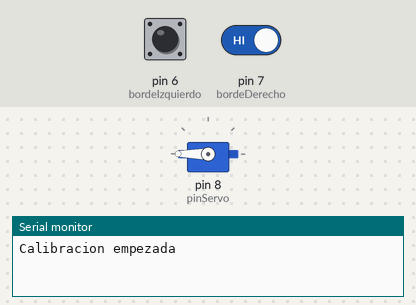
The sketch below on a simulated Arduino Uno, built with avr-gcc and run on an emulated ATmega328P. On the bench: servo, the last lines printed to the serial monitor. The inputs (shaded band) are chosen by the test bench; at power-on: pin 6 (bordeIzquierdo) HIGH, pin 7 (bordeDerecho) HIGH.

Above: at 0.8 s.
0.9 s: pin 6 (bordeIzquierdo) pulled LOW for 0.15 s
At 2.5 s:
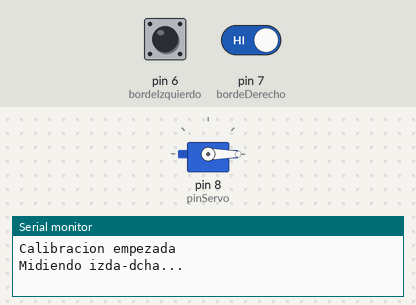
3.4 s: pin 7 (bordeDerecho) driven LOW
At 3.9 s:
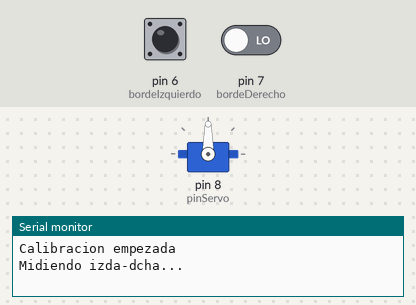
5.9 s: pin 6 (bordeIzquierdo) pulled LOW for 1 s
At 7.0 s:
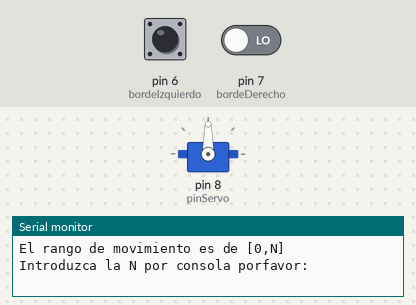
Timing chart, 0 to 8.9 s (numbered marks = the images above; inputs shaded):
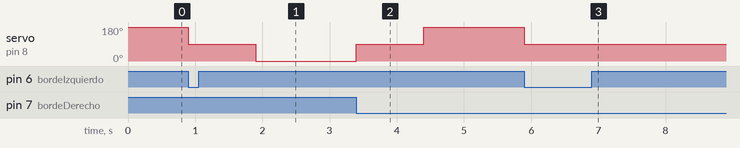

The sketch:

actuador_lineal_7.ino
```cpp
//Aitor Gómez Ogueta UO294066
//Diego García González UO294255
//Ejercicio actuador lineal 7.

#include <Servo.h>

const int pinServo = 8;
Servo servo;

const int bordeIzquierdo = 6;
const int bordeDerecho = 7;

unsigned long tiempoRecorridoDerecha;
unsigned long tiempoRecorridoIzquierda;
int posicionesTotales = 0;
int posicionActual = 0;

void setup() {
  Serial.begin(9600);
  servo.attach(pinServo);
  pinMode(bordeIzquierdo, INPUT_PULLUP);
  pinMode(bordeDerecho, INPUT_PULLUP);
  iniciarCalibracion();
  pedirN();
}

void loop() {
   Serial.println("Introduce una/s coordenada/s con el formato 'coordenada,tiempo;'");
    while (Serial.available() == 0) {}

    String input = Serial.readStringUntil('\n');
    Serial.print("Valor introducido: ");
    Serial.println(input);

    int startIndex = 0;
    int separatorIndex;

    while ((separatorIndex = input.indexOf(';', startIndex)) != -1) {
        String pair = input.substring(startIndex, separatorIndex);
        int commaIndex = pair.indexOf(',');

        if (commaIndex != -1) {
            String firstValue = pair.substring(0, commaIndex);
            String secondValue = pair.substring(commaIndex + 1);
            if(firstValue.toInt()!=0 && secondValue.toInt() !=0){
              moverA(firstValue.toDouble());
              delay(secondValue.toDouble());
            }
        }

        startIndex = separatorIndex + 1;
    }

    delay(1000);
}

void iniciarCalibracion() {
  Serial.println("Calibracion empezada");
  while (digitalRead(bordeIzquierdo) == HIGH) {
    servo.write(180);
  }
  servo.write(90);
  delay(1000);
  Serial.println("Midiendo izda-dcha...");
  unsigned long tiempoInicio = millis();

  while (digitalRead(bordeDerecho) == HIGH) {
    servo.write(0);
  }
  servo.write(90);
  tiempoRecorridoDerecha = millis() - tiempoInicio;
  delay(1000);
  Serial.println("Midiendo dcha-izda...");
  tiempoInicio = millis();
  while (digitalRead(bordeIzquierdo) == HIGH) {
    servo.write(180);
  }
  servo.write(90);
  tiempoRecorridoIzquierda = millis() - tiempoInicio;

  Serial.print("El tiempo de recorrido hacia la derecha es: ");
  Serial.println(tiempoRecorridoDerecha);
  Serial.print("El tiempo de recorrido hacia la izquierda es: ");
  Serial.println(tiempoRecorridoIzquierda);
}

void pedirN(){
  Serial.println("El rango de movimiento es de [0,N]");
  bool valido = false;
  bool primera = true;
  int N = 0;
  while(!valido){
    if(primera){
      Serial.println("Introduzca la N por consola porfavor: ");
    }else{
      Serial.println("la N debe ser un numero!! Introduzcalo de nuevo... ");
    }
  while (Serial.available() == 0) {}
  N = Serial.parseInt();
    if(N!=0){
      valido = true;
    }
    primera = false;
  }
  Serial.println(N);
  posicionesTotales = N;
  delay(1000);
}

void moverA(int coordenada) {
  Serial.println(coordenada);
  if (coordenada < 0) {
    coordenada = 0;
  } else if (coordenada > posicionesTotales) {
    coordenada = posicionesTotales;
  }
  unsigned long tiempoMovimiento = 0;
  if (coordenada > posicionActual) {
    tiempoMovimiento = (tiempoRecorridoDerecha / posicionesTotales) * abs(coordenada - posicionActual);
    servo.write(0);
  } else if (coordenada < posicionActual) {
    tiempoMovimiento = (tiempoRecorridoIzquierda / posicionesTotales) * abs(coordenada - posicionActual);
    servo.write(180);
  }

  delay(tiempoMovimiento);
  posicionActual = coordenada;
  servo.write(90);
}
```

Measured:
- after the input at 0.9 s, servo on pin 8 (pinServo): 180° → 90° at once, → 0° 1.0 s later
- after the input at 3.4 s, servo on pin 8 (pinServo): 0° → 90° at once, → 180° 1.0 s later
- after the input at 5.9 s, servo on pin 8 (pinServo): 180° → 90° at once
